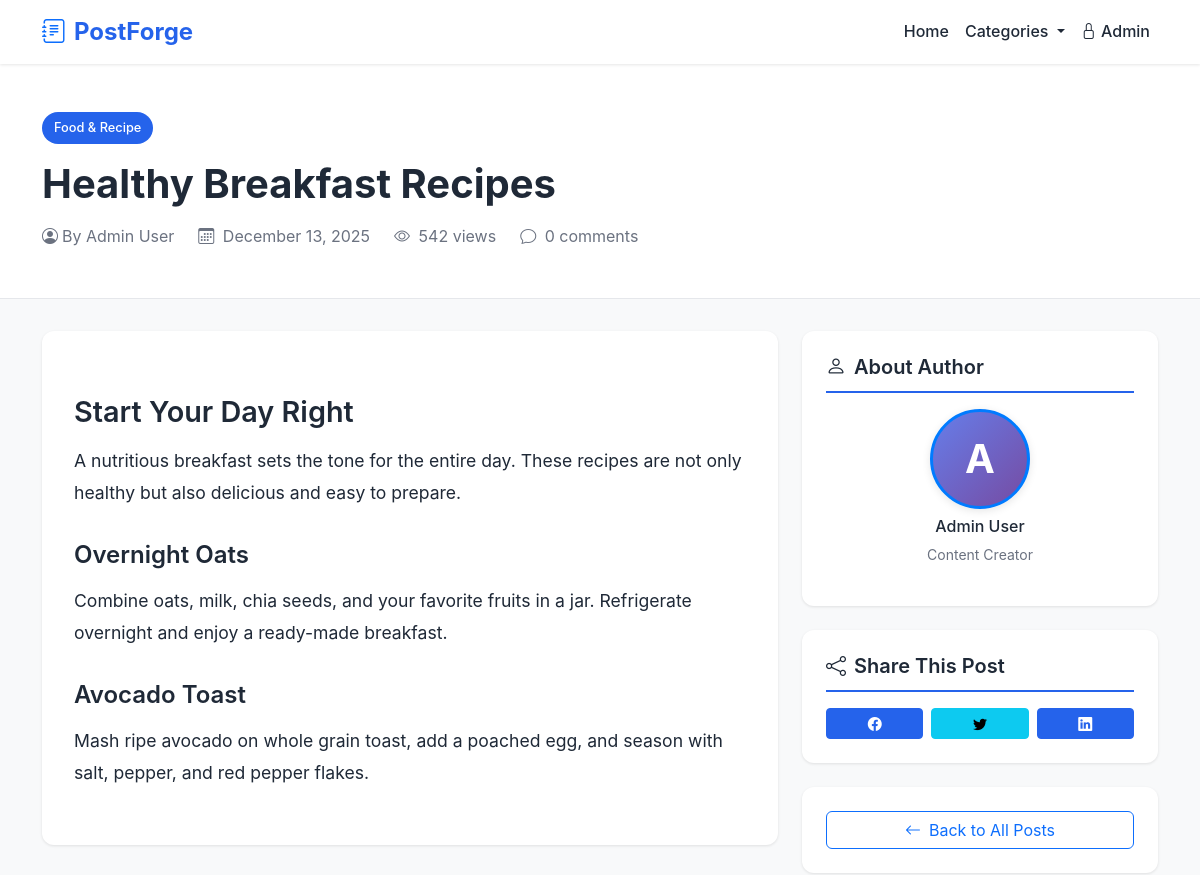
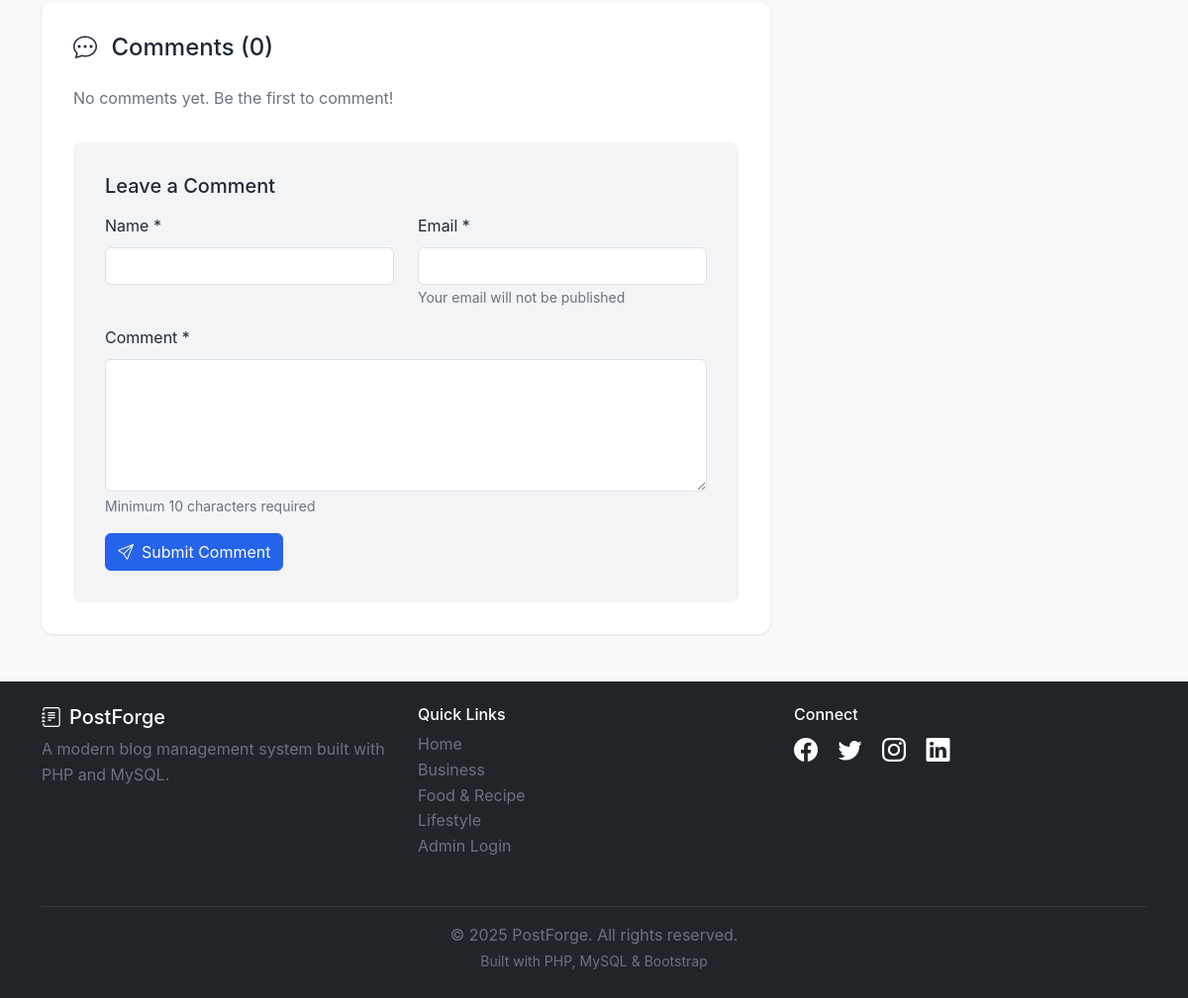
Page /post.php?slug=healthy-breakfast-recipes on the committed database (2 pictures, top to bottom).
### tables this page shows
CREATE TABLE IF NOT EXISTS posts (
    id INT PRIMARY KEY AUTO_INCREMENT,
    title VARCHAR(255) NOT NULL,
    slug VARCHAR(255) UNIQUE NOT NULL,
    content TEXT NOT NULL,
    excerpt TEXT,
    featured_image VARCHAR(255),
    category_id INT,
    author_id INT,
    status ENUM('draft', 'published') DEFAULT 'draft',
    views INT DEFAULT 0,
    created_at TIMESTAMP DEFAULT CURRENT_TIMESTAMP,
    updated_at TIMESTAMP DEFAULT CURRENT_TIMESTAMP ON UPDATE CURRENT_TIMESTAMP,
    published_at TIMESTAMP NULL,
    FOREIGN KEY (category_id) REFERENCES categories(id) ON DELETE SET NULL,
    FOREIGN KEY (author_id) REFERENCES admins(id) ON DELETE CASCADE,
    INDEX idx_slug (slug),
    INDEX idx_status (status),
    INDEX idx_category (category_id),
    INDEX idx_author (author_id),
    INDEX idx_created (created_at),
    FULLTEXT idx_search (title, content)
);

CREATE TABLE IF NOT EXISTS categories (
    id INT PRIMARY KEY AUTO_INCREMENT,
    name VARCHAR(100) UNIQUE NOT NULL,
    slug VARCHAR(100) UNIQUE NOT NULL,
    description TEXT,
    created_at TIMESTAMP DEFAULT CURRENT_TIMESTAMP,
    INDEX idx_slug (slug)
);

### includes/functions.php (called while the page is built, shortened)
<?php
function sanitize($data) {
    return htmlspecialchars($data, ENT_QUOTES, 'UTF-8');
}
function formatDate($date, $format = 'M d, Y') {
    return date($format, strtotime($date));
}
function formatNumber($number) {
    return number_format($number);
}

### public/post.php (the view, shortened to what this page needs)
<?php
require_once '../includes/functions.php';
$slug = $_GET['slug'] ?? '';
try {
    $db = getDB();
    $postStmt = $db->prepare("
        SELECT p.*, c.name as category_name, c.slug as category_slug, a.full_name as author_name, a.profile_image as author_image
        FROM posts p
        LEFT JOIN categories c ON p.category_id = c.id
        LEFT JOIN admins a ON p.author_id = a.id
        WHERE p.slug = :slug AND p.status = 'published'
    ");
    $postStmt->execute(['slug' => $slug]);
    $post = $postStmt->fetch();
    $commentsStmt = $db->prepare("
        SELECT * FROM comments
        WHERE post_id = :post_id AND status = 'approved'
        ORDER BY created_at DESC
    ");
    $commentsStmt->execute(['post_id' => $post['id']]);
    $comments = $commentsStmt->fetchAll();
} catch (PDOException $e) {
    header('Location: index.php');
    exit;
}
include 'includes/header.php';
?>
<div class="single-post-header">
    <div class="container">
        <a href="category.php?slug=<?php echo $post['category_slug']; ?>"
           class="category-badge mb-3">
            <?php echo sanitize($post['category_name'] ?? 'Uncategorized'); ?>
        </a>
        <h1 class="single-post-title"><?php echo sanitize($post['title']); ?></h1>
        <div class="single-post-meta">
            <span class="d-inline-flex align-items-center">
                <?php if ($post['author_image']): ?>
                    <img src="../uploads/profiles/<?php echo sanitize($post['author_image']); ?>"
                         alt="<?php echo sanitize($post['author_name']); ?>"
                         style="width: 24px; height: 24px; border-radius: 50%; object-fit: cover; margin-right: 8px;">
                <?php else: ?>
                    <i class="bi bi-person-circle me-1"></i>
                <?php endif; ?>
                By <?php echo sanitize($post['author_name']); ?>
            </span>
            <span>
                <i class="bi bi-calendar3 me-1"></i>
                <?php echo formatDate($post['published_at'], 'F d, Y'); ?>
            </span>
            <span>
                <i class="bi bi-eye me-1"></i>
                <?php echo formatNumber($post['views']); ?> views
            </span>
            <span>
                <i class="bi bi-chat me-1"></i>
                <?php echo count($comments); ?> comments
            </span>
        </div>
    </div>
</div>
<div class="container mb-5">
    <div class="row">
        <div class="col-lg-8">
            <div class="post-content">
                <?php echo $post['content']; ?>
            </div>
            <div class="comments-section" id="comments">
                <h4 class="mb-4">
                    <i class="bi bi-chat-dots me-2"></i>
                    Comments (<?php echo count($comments); ?>)
                </h4>
                <?php if (!empty($comments)): ?>
                    <div class="comments-list mb-4">
                        <?php foreach ($comments as $comment): ?>
                            <div class="comment-item" id="comment-<?php echo $comment['id']; ?>">
                                <div class="comment-author">
                                    <i class="bi bi-person-circle me-2"></i>
                                    <?php echo sanitize($comment['author_name']); ?>
                                </div>
                                <div class="comment-date">
                                    <?php echo timeAgo($comment['created_at']); ?>
                                </div>
                                <div class="comment-content">
                                    <?php echo nl2br(sanitize($comment['content'])); ?>
                                </div>
                            </div>
                        <?php endforeach; ?>
                    </div>
                <?php else: ?>
                    <p class="text-muted mb-4">No comments yet. Be the first to comment!</p>
                <?php endif; ?>
                <div class="comment-form">
                    <h5 class="mb-3">Leave a Comment</h5>
                    <form method="POST" action="">
                        <div class="row">
                            <div class="col-md-6 mb-3">
                                <label for="name" class="form-label">Name *</label>
                                <input type="text" class="form-control" id="name" name="name"
                                       value="<?php echo isset($_POST['name']) ? sanitize($_POST['name']) : ''; ?>"
                                       required>
                            </div>
                            <div class="col-md-6 mb-3">
                                <label for="email" class="form-label">Email *</label>
                                <input type="email" class="form-control" id="email" name="email"
                                       value="<?php echo isset($_POST['email']) ? sanitize($_POST['email']) : ''; ?>"
                                       required>
                                <small class="text-muted">Your email will not be published</small>
                            </div>
                        </div>
                        <div class="mb-3">
                            <label for="comment" class="form-label">Comment *</label>
                            <textarea class="form-control" id="comment" name="comment" rows="5"
                                      required><?php echo isset($_POST['comment']) ? sanitize($_POST['comment']) : ''; ?></textarea>
                        </div>
                        <button type="submit" name="submit_comment" class="btn btn-primary">
                            <i class="bi bi-send me-2"></i>Submit Comment
                        </button>
                    </form>
                </div>
            </div>
        </div>
        <div class="col-lg-4">
            <div class="sidebar-widget">
                <h5><i class="bi bi-person me-2"></i>About Author</h5>
                <div class="text-center">
                    <?php if ($post['author_image']): ?>
                        <img src="../uploads/profiles/<?php echo sanitize($post['author_image']); ?>"
                             alt="<?php echo sanitize($post['author_name']); ?>"
                             style="width: 100px; height: 100px; border-radius: 50%; object-fit: cover; border: 3px solid #007bff; box-shadow: 0 2px 8px rgba(0,0,0,0.1);">
                    <?php else: ?>
                        <div style="width: 100px; height: 100px; border-radius: 50%; background: linear-gradient(135deg, #667eea 0%, #764ba2 100%); display: inline-flex; align-items: center; justify-content: center; color: white; font-size: 2.5rem; font-weight: bold; border: 3px solid #007bff; box-shadow: 0 2px 8px rgba(0,0,0,0.1);">
                            <?php echo strtoupper(substr($post['author_name'], 0, 1)); ?>
                        </div>
                    <?php endif; ?>
                    <h6 class="mt-2"><?php echo sanitize($post['author_name']); ?></h6>
                    <p class="text-muted small">Content Creator</p>
                </div>
            </div>
            <div class="sidebar-widget">
                <h5><i class="bi bi-share me-2"></i>Share This Post</h5>
                <div class="d-flex gap-2">
                    <a href="https://facebook.com/sharer/sharer.php?u=<?php echo urlencode(SITE_URL . '/public/post.php?slug=' . $slug); ?>"
                       target="_blank" class="btn btn-primary btn-sm flex-fill">
                        <i class="bi bi-facebook"></i>
                    </a>
                    <a href="https://twitter.com/intent/tweet?url=<?php echo urlencode(SITE_URL . '/public/post.php?slug=' . $slug); ?>&text=<?php echo urlencode($post['title']); ?>"
                       target="_blank" class="btn btn-info btn-sm flex-fill">
                        <i class="bi bi-twitter"></i>
                    </a>
                    <a href="https://www.linkedin.com/shareArticle?mini=true&url=<?php echo urlencode(SITE_URL . '/public/post.php?slug=' . $slug); ?>"
                       target="_blank" class="btn btn-primary btn-sm flex-fill">
                        <i class="bi bi-linkedin"></i>
                    </a>
                </div>
            </div>
            <div class="sidebar-widget">
                <a href="index.php" class="btn btn-outline-primary w-100">
                    <i class="bi bi-arrow-left me-2"></i>Back to All Posts
                </a>
            </div>
        </div>
    </div>
</div>
<?php include 'includes/footer.php'; ?>

### public/includes/footer.php (shortened to what this page needs)
    </main>
    <footer class="bg-dark text-white mt-5 py-4">
        <div class="container">
            <div class="row">
                <div class="col-md-4 mb-3">
                    <h5><i class="bi bi-journal-text me-2"></i><?php echo SITE_NAME; ?></h5>
                    <p class="text-muted">A modern blog management system built with PHP and MySQL.</p>
                </div>
                <div class="col-md-4 mb-3">
                    <h6>Quick Links</h6>
                    <ul class="list-unstyled">
                        <li><a href="index.php" class="text-muted text-decoration-none">Home</a></li>
                        <?php
                        try {
                            $db = getDB();
                            $footerCatsStmt = $db->query("SELECT * FROM categories ORDER BY name ASC LIMIT 3");
                            $footerCategories = $footerCatsStmt->fetchAll();
                            foreach ($footerCategories as $footerCat):
                        ?>
                            <li>
                                <a href="category.php?slug=<?php echo $footerCat['slug']; ?>"
                                   class="text-muted text-decoration-none">
                                    <?php echo sanitize($footerCat['name']); ?>
                                </a>
                            </li>
                        <?php
                            endforeach;
                        } catch (PDOException $e) {
                        }
                        ?>
                        <li><a href="../admin/login.php" class="text-muted text-decoration-none">Admin Login</a></li>
                    </ul>
                </div>
                <div class="col-md-4 mb-3">
                    <h6>Connect</h6>
                    <div class="social-links">
                        <a href="#" class="text-white me-3"><i class="bi bi-facebook"></i></a>
                        <a href="#" class="text-white me-3"><i class="bi bi-twitter"></i></a>
                        <a href="#" class="text-white me-3"><i class="bi bi-instagram"></i></a>
                        <a href="#" class="text-white me-3"><i class="bi bi-linkedin"></i></a>
                    </div>
                </div>
            </div>
            <hr class="border-secondary">
            <div class="text-center text-muted">
                <p class="mb-0">&copy; <?php echo date('Y'); ?> <?php echo SITE_NAME; ?>. All rights reserved.</p>
                <small>Built with PHP, MySQL & Bootstrap</small>
            </div>
        </div>
    </footer>
</body>
</html>

### assets/css/public.css (style rules this page uses)
:root { --primary-blue: #2563eb; --primary-dark: #1e40af; --success-green: #10b981; --warning-orange: #f59e0b; --danger-red: #ef4444; --info-cyan: #06b6d4; --dark-gray: #1f2937; --medium-gray: #6b7280; --light-gray: #f3f4f6; --border-gray: #e5e7eb; }
* { margin: 0; padding: 0; box-sizing: border-box; }
body { font-family: 'Inter', 'Segoe UI', 'Roboto', sans-serif; background-color: #f8f9fa; color: var(--dark-gray); line-height: 1.6; }
.category-badge { display: inline-block; padding: 0.35rem 0.75rem; background-color: var(--primary-blue); color: white; border-radius: 20px; font-size: 0.8rem; font-weight: 500; text-decoration: none; transition: background-color 0.3s ease; }
.single-post-header { background-color: white; padding: 3rem 0; border-bottom: 1px solid var(--border-gray); margin-bottom: 2rem; }
.single-post-title { font-size: 2.5rem; font-weight: 700; margin-bottom: 1rem; line-height: 1.2; }
.single-post-meta { display: flex; align-items: center; gap: 1.5rem; color: var(--medium-gray); flex-wrap: wrap; }
.post-content { background-color: white; padding: 2rem; border-radius: 12px; box-shadow: 0 1px 3px rgba(0, 0, 0, 0.1); margin-bottom: 2rem; font-size: 1.1rem; line-height: 1.8; }
.post-content h1, .post-content h2, .post-content h3 { margin-top: 2rem; margin-bottom: 1rem; font-weight: 600; }
.post-content h2 { font-size: 1.8rem; color: var(--dark-gray); }
.post-content h3 { font-size: 1.5rem; color: var(--dark-gray); }
.post-content p { margin-bottom: 1.5rem; }
.comments-section { background-color: white; padding: 2rem; border-radius: 12px; box-shadow: 0 1px 3px rgba(0, 0, 0, 0.1); }
.comment-form { background-color: var(--light-gray); padding: 2rem; border-radius: 8px; margin-top: 2rem; }
.sidebar-widget { background-color: white; padding: 1.5rem; border-radius: 12px; box-shadow: 0 1px 3px rgba(0, 0, 0, 0.1); margin-bottom: 1.5rem; }
.sidebar-widget h5 { font-weight: 600; margin-bottom: 1rem; padding-bottom: 0.75rem; border-bottom: 2px solid var(--primary-blue); }
footer { margin-top: 4rem; }
.social-links a { font-size: 1.5rem; transition: opacity 0.3s ease; }
.btn-primary { background-color: var(--primary-blue); border-color: var(--primary-blue); transition: all 0.3s ease; }
.text-muted { color: var(--medium-gray) !important; }

### rows in the picture
posts: category.name "Food & Recipe", title "Healthy Breakfast Recipes", author.full_name "Admin User", published_at "December 13, 2025", views "542", content "Start Your Day Right A nutritious breakfast sets the tone for the entire day. These recipes are not only healthy but also delicious and easy to prepare. Overnight Oats Combine oats, milk, chia seeds, and your favorite fruits in a jar. Refrigerate overnight and enjoy a ready-made breakfast. Avocado Toast Mash ripe avocado on whole grain toast, add a poached egg, and season with salt, pepper, and red pepper flakes.", author.full_name "A"
categories: name "Business"
categories: name "Food & Recipe"
categories: name "Lifestyle"

### other values in the picture
SITE_NAME "PostForge"
count($comments) "0"
